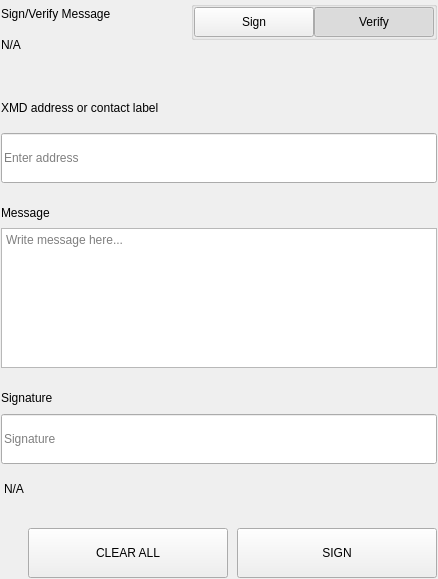
<?xml version="1.0" encoding="UTF-8"?>
<ui version="4.0">
 <class>SettingsSignMessageWidgets</class>
 <widget class="QWidget" name="SettingsSignMessageWidgets">
  <property name="geometry">
   <rect>
    <x>0</x>
    <y>0</y>
    <width>438</width>
    <height>579</height>
   </rect>
  </property>
  <property name="windowTitle">
   <string>Form</string>
  </property>
  <layout class="QVBoxLayout" name="verticalLayout">
   <property name="spacing">
    <number>0</number>
   </property>
   <property name="leftMargin">
    <number>0</number>
   </property>
   <property name="topMargin">
    <number>0</number>
   </property>
   <property name="rightMargin">
    <number>0</number>
   </property>
   <property name="bottomMargin">
    <number>0</number>
   </property>
   <item>
    <widget class="QWidget" name="left" native="true">
     <layout class="QVBoxLayout" name="verticalLayout_3">
      <property name="leftMargin">
       <number>0</number>
      </property>
      <property name="topMargin">
       <number>0</number>
      </property>
      <property name="rightMargin">
       <number>0</number>
      </property>
      <property name="bottomMargin">
       <number>0</number>
      </property>
      <item>
       <widget class="QWidget" name="container_sign" native="true">
        <layout class="QVBoxLayout" name="verticalLayout_2">
         <property name="spacing">
          <number>0</number>
         </property>
         <property name="leftMargin">
          <number>1</number>
         </property>
         <property name="topMargin">
          <number>1</number>
         </property>
         <property name="rightMargin">
          <number>1</number>
         </property>
         <property name="bottomMargin">
          <number>1</number>
         </property>
         <item>
          <layout class="QHBoxLayout" name="horizontalLayout_3" stretch="3,1">
           <property name="spacing">
            <number>40</number>
           </property>
           <item>
            <layout class="QVBoxLayout" name="verticalLayoutTitle">
             <property name="spacing">
              <number>5</number>
             </property>
             <item>
              <widget class="QLabel" name="labelTitle">
               <property name="text">
                <string>Sign/Verify Message</string>
               </property>
              </widget>
             </item>
             <item>
              <widget class="QLabel" name="labelSubtitle1">
               <property name="text">
                <string notr="true">N/A</string>
               </property>
               <property name="wordWrap">
                <bool>true</bool>
               </property>
              </widget>
             </item>
            </layout>
           </item>
           <item alignment="Qt::AlignRight|Qt::AlignTop">
            <widget class="QWidget" name="containerSwitch" native="true">
             <property name="styleSheet">
              <string notr="true">#containerSwitch{
	padding-top:9px;
}</string>
             </property>
             <layout class="QVBoxLayout" name="verticalLayout_6">
              <property name="spacing">
               <number>4</number>
              </property>
              <property name="leftMargin">
               <number>0</number>
              </property>
              <property name="topMargin">
               <number>0</number>
              </property>
              <property name="rightMargin">
               <number>0</number>
              </property>
              <property name="bottomMargin">
               <number>0</number>
              </property>
              <item alignment="Qt::AlignRight">
               <widget class="QGroupBox" name="groupBox">
                <property name="sizePolicy">
                 <sizepolicy hsizetype="Fixed" vsizetype="Preferred">
                  <horstretch>0</horstretch>
                  <verstretch>0</verstretch>
                 </sizepolicy>
                </property>
                <property name="title">
                 <string/>
                </property>
                <property name="alignment">
                 <set>Qt::AlignRight|Qt::AlignTop|Qt::AlignTrailing</set>
                </property>
                <layout class="QHBoxLayout" name="horizontalLayout_4">
                 <property name="spacing">
                  <number>0</number>
                 </property>
                 <property name="leftMargin">
                  <number>0</number>
                 </property>
                 <property name="topMargin">
                  <number>0</number>
                 </property>
                 <property name="rightMargin">
                  <number>0</number>
                 </property>
                 <property name="bottomMargin">
                  <number>0</number>
                 </property>
                 <item>
                  <widget class="QPushButton" name="pushSign">
                   <property name="minimumSize">
                    <size>
                     <width>120</width>
                     <height>30</height>
                    </size>
                   </property>
                   <property name="maximumSize">
                    <size>
                     <width>120</width>
                     <height>30</height>
                    </size>
                   </property>
                   <property name="focusPolicy">
                    <enum>Qt::NoFocus</enum>
                   </property>
                   <property name="text">
                    <string>Sign</string>
                   </property>
                   <property name="checkable">
                    <bool>true</bool>
                   </property>
                   <property name="autoExclusive">
                    <bool>true</bool>
                   </property>
                  </widget>
                 </item>
                 <item>
                  <widget class="QPushButton" name="pushVerify">
                   <property name="minimumSize">
                    <size>
                     <width>120</width>
                     <height>30</height>
                    </size>
                   </property>
                   <property name="maximumSize">
                    <size>
                     <width>120</width>
                     <height>30</height>
                    </size>
                   </property>
                   <property name="focusPolicy">
                    <enum>Qt::NoFocus</enum>
                   </property>
                   <property name="text">
                    <string>Verify</string>
                   </property>
                   <property name="checkable">
                    <bool>true</bool>
                   </property>
                   <property name="checked">
                    <bool>true</bool>
                   </property>
                   <property name="autoExclusive">
                    <bool>true</bool>
                   </property>
                  </widget>
                 </item>
                </layout>
               </widget>
              </item>
              <item alignment="Qt::AlignHCenter|Qt::AlignTop">
               <widget class="QLabel" name="labelSubtitleSwitch">
                <property name="text">
                 <string/>
                </property>
                <property name="alignment">
                 <set>Qt::AlignRight|Qt::AlignTrailing|Qt::AlignVCenter</set>
                </property>
               </widget>
              </item>
             </layout>
            </widget>
           </item>
          </layout>
         </item>
         <item>
          <spacer name="verticalSpacer_2">
           <property name="orientation">
            <enum>Qt::Vertical</enum>
           </property>
           <property name="sizeType">
            <enum>QSizePolicy::Fixed</enum>
           </property>
           <property name="sizeHint" stdset="0">
            <size>
             <width>20</width>
             <height>40</height>
            </size>
           </property>
          </spacer>
         </item>
         <item>
          <widget class="QWidget" name="containerAddress" native="true">
           <property name="sizePolicy">
            <sizepolicy hsizetype="Preferred" vsizetype="Fixed">
             <horstretch>0</horstretch>
             <verstretch>0</verstretch>
            </sizepolicy>
           </property>
           <layout class="QVBoxLayout" name="verticalLayout_5" stretch="0,0">
            <property name="spacing">
             <number>15</number>
            </property>
            <property name="leftMargin">
             <number>0</number>
            </property>
            <property name="topMargin">
             <number>0</number>
            </property>
            <property name="rightMargin">
             <number>0</number>
            </property>
            <property name="bottomMargin">
             <number>0</number>
            </property>
            <item>
             <widget class="QLabel" name="labelSubtitleAddress">
              <property name="minimumSize">
               <size>
                <width>0</width>
                <height>20</height>
               </size>
              </property>
              <property name="maximumSize">
               <size>
                <width>16777215</width>
                <height>20</height>
               </size>
              </property>
              <property name="text">
               <string>XMD address or contact label</string>
              </property>
             </widget>
            </item>
            <item>
             <widget class="QLineEdit" name="addressIn_SM">
              <property name="minimumSize">
               <size>
                <width>0</width>
                <height>50</height>
               </size>
              </property>
              <property name="maximumSize">
               <size>
                <width>16777215</width>
                <height>50</height>
               </size>
              </property>
              <property name="placeholderText">
               <string>Enter address</string>
              </property>
             </widget>
            </item>
           </layout>
          </widget>
         </item>
         <item>
          <spacer name="verticalSpacer_3">
           <property name="orientation">
            <enum>Qt::Vertical</enum>
           </property>
           <property name="sizeType">
            <enum>QSizePolicy::Fixed</enum>
           </property>
           <property name="sizeHint" stdset="0">
            <size>
             <width>20</width>
             <height>20</height>
            </size>
           </property>
          </spacer>
         </item>
         <item>
          <layout class="QVBoxLayout" name="verticalLayout_9">
           <property name="spacing">
            <number>5</number>
           </property>
           <item>
            <widget class="QLabel" name="labelSubtitleMessage">
             <property name="minimumSize">
              <size>
               <width>0</width>
               <height>20</height>
              </size>
             </property>
             <property name="maximumSize">
              <size>
               <width>16777215</width>
               <height>20</height>
              </size>
             </property>
             <property name="text">
              <string>Message</string>
             </property>
            </widget>
           </item>
           <item>
            <widget class="QPlainTextEdit" name="messageIn_SM">
             <property name="minimumSize">
              <size>
               <width>0</width>
               <height>140</height>
              </size>
             </property>
             <property name="maximumSize">
              <size>
               <width>16777215</width>
               <height>140</height>
              </size>
             </property>
             <property name="placeholderText">
              <string>Write message here...</string>
             </property>
            </widget>
           </item>
          </layout>
         </item>
         <item>
          <spacer name="verticalSpacer_4">
           <property name="orientation">
            <enum>Qt::Vertical</enum>
           </property>
           <property name="sizeType">
            <enum>QSizePolicy::Fixed</enum>
           </property>
           <property name="sizeHint" stdset="0">
            <size>
             <width>20</width>
             <height>20</height>
            </size>
           </property>
          </spacer>
         </item>
         <item>
          <widget class="QWidget" name="widget" native="true">
           <property name="minimumSize">
            <size>
             <width>0</width>
             <height>75</height>
            </size>
           </property>
           <property name="maximumSize">
            <size>
             <width>16777215</width>
             <height>16777215</height>
            </size>
           </property>
           <layout class="QVBoxLayout" name="verticalLayout_4">
            <property name="leftMargin">
             <number>0</number>
            </property>
            <property name="topMargin">
             <number>0</number>
            </property>
            <property name="rightMargin">
             <number>0</number>
            </property>
            <property name="bottomMargin">
             <number>0</number>
            </property>
            <item>
             <widget class="QLabel" name="labelSubtitleSignature">
              <property name="minimumSize">
               <size>
                <width>0</width>
                <height>20</height>
               </size>
              </property>
              <property name="maximumSize">
               <size>
                <width>16777215</width>
                <height>20</height>
               </size>
              </property>
              <property name="text">
               <string>Signature</string>
              </property>
             </widget>
            </item>
            <item>
             <widget class="QLineEdit" name="signatureOut_SM">
              <property name="minimumSize">
               <size>
                <width>0</width>
                <height>50</height>
               </size>
              </property>
              <property name="placeholderText">
               <string>Signature</string>
              </property>
             </widget>
            </item>
           </layout>
          </widget>
         </item>
         <item>
          <widget class="QLabel" name="statusLabel_SM">
           <property name="styleSheet">
            <string notr="true">padding-top:5px;</string>
           </property>
           <property name="text">
            <string notr="true">N/A</string>
           </property>
          </widget>
         </item>
         <item>
          <spacer name="verticalSpacer">
           <property name="orientation">
            <enum>Qt::Vertical</enum>
           </property>
           <property name="sizeType">
            <enum>QSizePolicy::Fixed</enum>
           </property>
           <property name="sizeHint" stdset="0">
            <size>
             <width>20</width>
             <height>20</height>
            </size>
           </property>
          </spacer>
         </item>
         <item>
          <layout class="QHBoxLayout" name="horizontalLayout_7">
           <property name="spacing">
            <number>9</number>
           </property>
           <item>
            <spacer name="horizontalSpacer_5">
             <property name="orientation">
              <enum>Qt::Horizontal</enum>
             </property>
             <property name="sizeType">
              <enum>QSizePolicy::Expanding</enum>
             </property>
             <property name="sizeHint" stdset="0">
              <size>
               <width>40</width>
               <height>20</height>
              </size>
             </property>
            </spacer>
           </item>
           <item>
            <widget class="QPushButton" name="pushButtonClear">
             <property name="minimumSize">
              <size>
               <width>200</width>
               <height>50</height>
              </size>
             </property>
             <property name="focusPolicy">
              <enum>Qt::NoFocus</enum>
             </property>
             <property name="text">
              <string>CLEAR ALL</string>
             </property>
            </widget>
           </item>
           <item>
            <widget class="QPushButton" name="pushButtonSave">
             <property name="minimumSize">
              <size>
               <width>200</width>
               <height>50</height>
              </size>
             </property>
             <property name="maximumSize">
              <size>
               <width>200</width>
               <height>50</height>
              </size>
             </property>
             <property name="focusPolicy">
              <enum>Qt::NoFocus</enum>
             </property>
             <property name="text">
              <string>SIGN</string>
             </property>
            </widget>
           </item>
          </layout>
         </item>
        </layout>
       </widget>
      </item>
     </layout>
    </widget>
   </item>
  </layout>
 </widget>
 <resources/>
 <connections/>
</ui>
